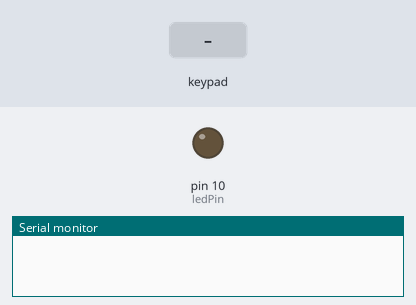
Bench run of a sketch on a simulated Arduino Uno, built with avr-gcc and run on an emulated ATmega328P. Parts: output pins drawn as LEDs (lit = HIGH), the last lines printed to the serial monitor. Dashed ring = blinking. The inputs (shaded band) are chosen by the test bench.

Above: at 1.2 s.
1.3 s: key '2' pressed
At 1.7 s:
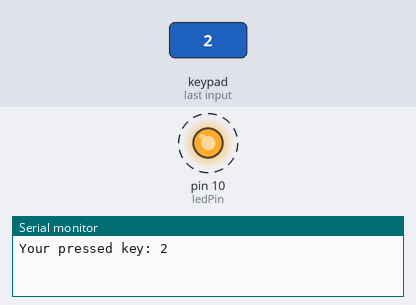
4.3 s: keypad keys 9 8 7 6 pressed 0.4 s apart
At 4.7 s:
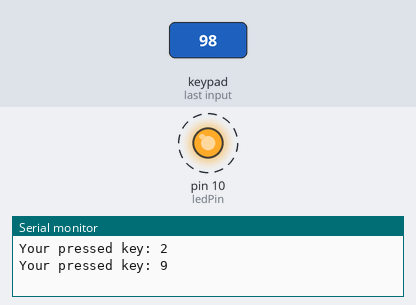
Timing chart, 0 to 14.3 s (numbered marks = the images above; inputs shaded):
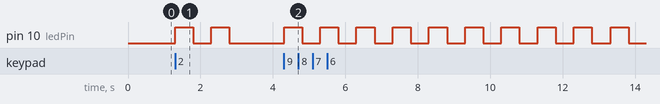

The sketch:

main.ino
```cpp
#include <Keypad.h>

// start keyapd layout
const byte rowCount = 4;
const byte colCount = 4;

char keypadLayout[rowCount][colCount] = {
    {'1', '2', '3', 'A'},
    {'4', '5', '6', 'B'},
    {'7', '8', '9', 'C'},
    {'*', '0', '#', 'D'},
};
byte rowPins[rowCount] = {9, 8, 7, 6};
byte colPins[colCount] = {5, 4, 3, 2};
Keypad keypad = Keypad(makeKeymap(keypadLayout), rowPins, colPins, rowCount, colCount);
int ledPin = 10;
// Define ledPin to a valid pin number
// End Keypad Layout

// BEGIN: ed8c6549bwf9
void setup()
{
  Serial.begin(9600);

  for (int i = 2; i <= 9; i++)
  {
    pinMode(i, OUTPUT);
  }
  pinMode(ledPin, OUTPUT);
}

void loop()
{
  char keyPressed = keypad.getKey();
  if (keyPressed != NO_KEY)
  {
    Serial.print("Your pressed key: ");
    Serial.println(keyPressed);

    registerKey(keyPressed);
    outputToLed(keyPressed, ledPin);
  }
}

void registerKey(int key)
{
  if (key == 35)
  {
    outputToLed(key, ledPin);
    return;
  }
}

void outputToLed(char keyPressed, int ledPin)
{
  int num = keyPressed - '0';
  for (int i = 0; i < num; i++)
  {
    digitalWrite(ledPin, HIGH);
    delay(500);
    digitalWrite(ledPin, LOW);
    delay(500);
  }
}
```

Measured:
- after the input at 1.3 s, pin 10 (ledPin): alternates HIGH for 0.50 s and LOW for 0.50 s, 4 changes in all, then stays LOW, starting at once
- after the input at 4.3 s, pin 10 (ledPin): alternates HIGH for 0.50 s and LOW for 0.50 s, starting at once
